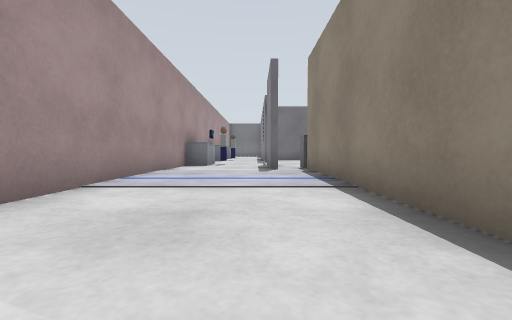
view 1 (above)

24 first-person views from a walk through a world built for the Gazebo simulator. The camera is 0.5 m above the floor, tilts 2° down and sees 90° across. The floor is counted in squares, 1 m on a side. Each view is taken from the middle of a square. On the plan, view 1 faces up. The plan holds only what a view shows up to about 9 squares ahead; the rest is blank. The place goes on beyond the plan. The robots in the file are not drawn.

view 2
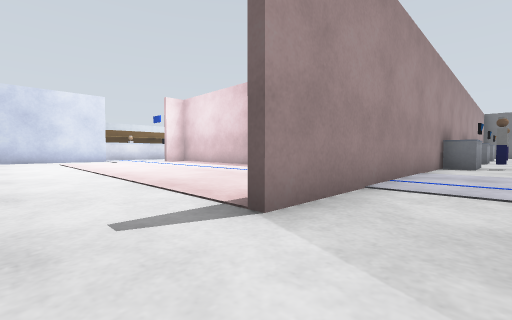

view 3
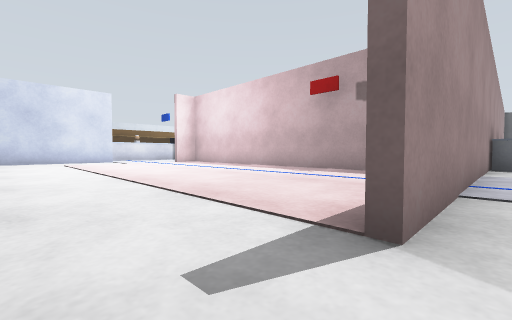

view 4
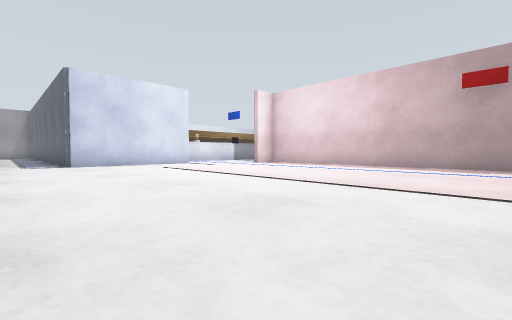

view 5
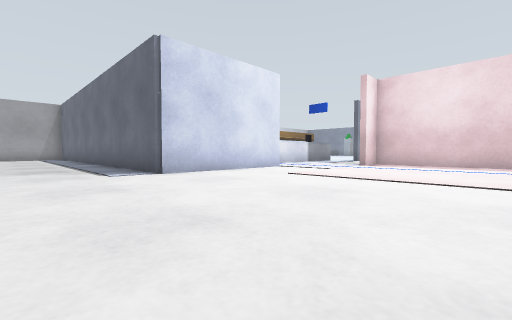

view 6
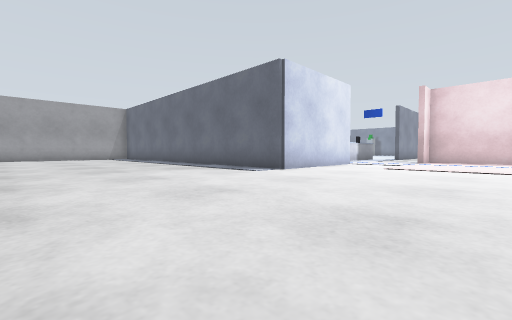

view 7
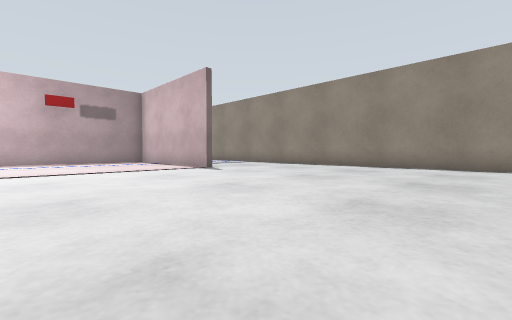

view 8
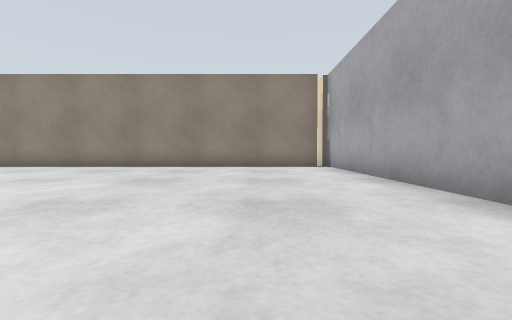

view 9
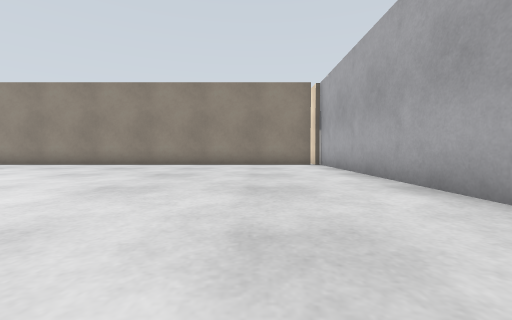

view 10
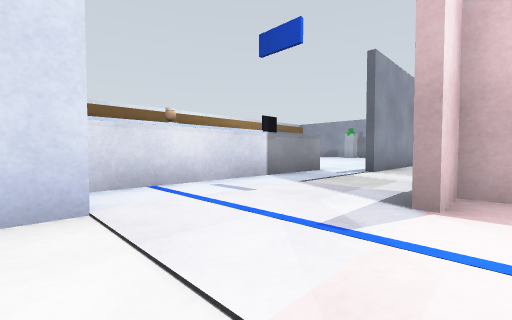

view 11
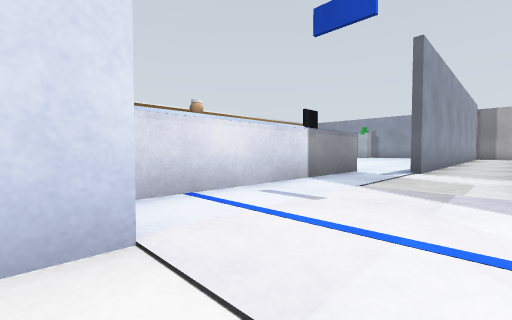

view 12
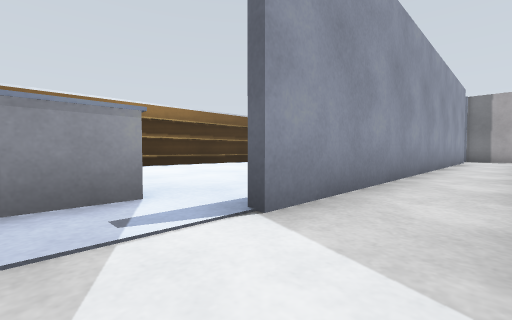

view 13
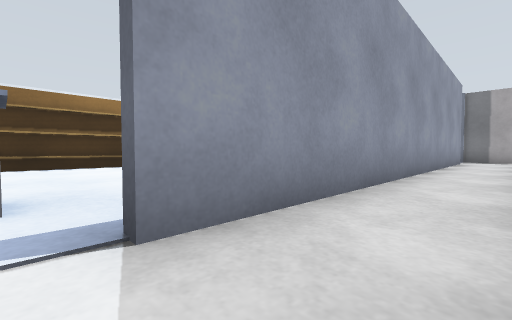

view 14
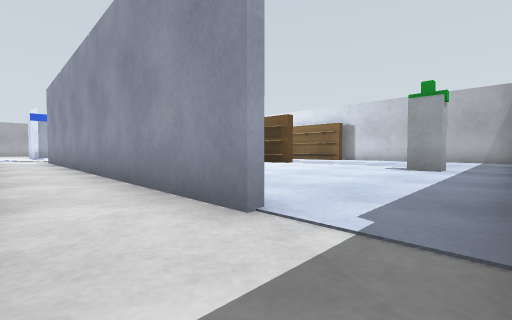

view 15
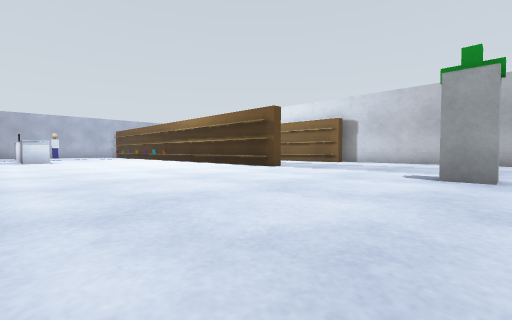

view 16
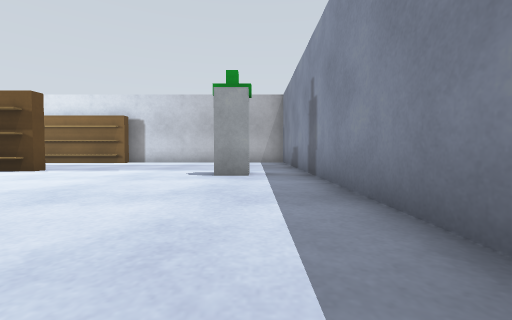

view 17
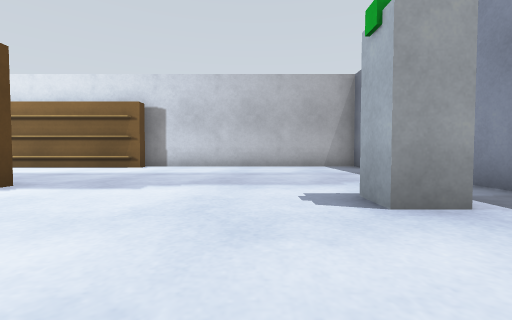

view 18
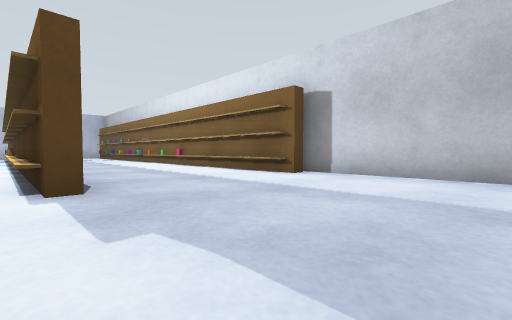

view 19
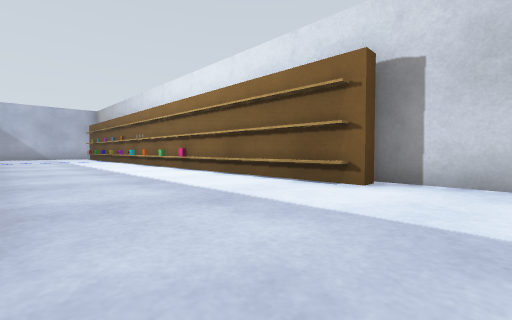

view 20
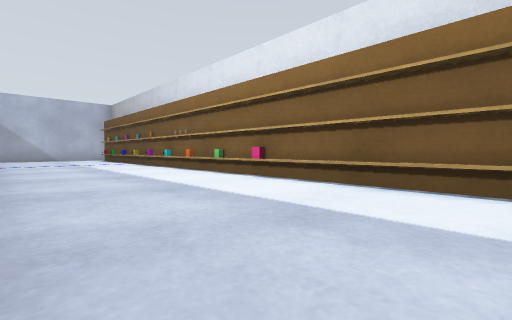

view 21
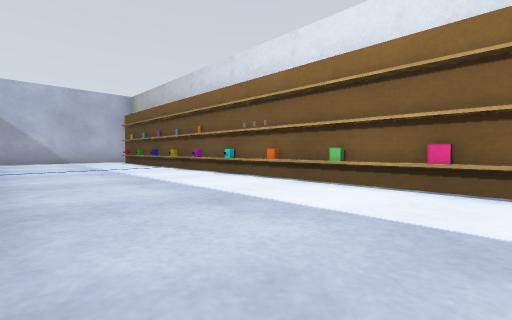

view 22
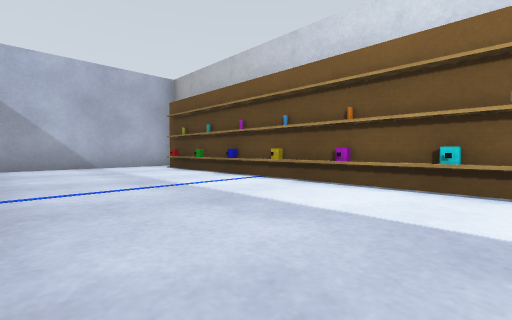

view 23
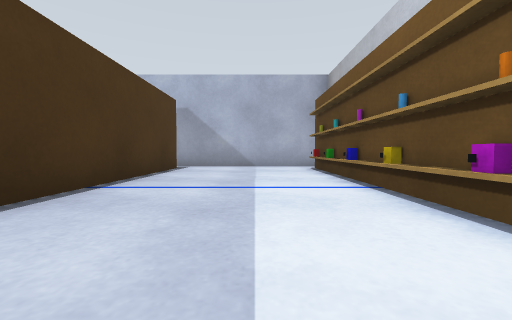

view 24
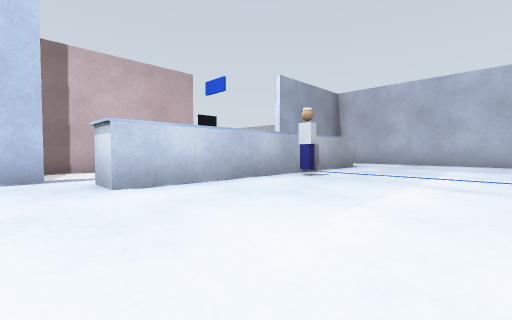

### Floor plan
Key: @ floor where view 1 was taken; # wall or solid block; . floor; B white box; C cart; E beige box; G green box; O other object.
Columns run from 27 left of view 1 to 2 right of it. Each row starts with its distance up from view 1.
 23 ############  .
 22 #.....G.......
 21 #.....GG....#.
 20 #...........#.
 19 #...........#.
 18 #...........#.
 17 #...........#.
 16  E....E.....#.
 15  E....E.....#..
 14  E....E.....#..
 13  E....E.....#..
 12  E....E.....#..          #.
 11  E....E.....#..          #.
 10  E....E.....#..          OO
  9  E....E....O...#         OO
  8  E....E....O...#        #..B
  7  E.... ....O..## #  ##  #..BCC
  6  E.... ....O..#.........#...#
  5  E.... ...OO............#...#
  4  E.... ....O............#...#
  3  E.... ....O#...........#...#
  2  E.... ....O#...........#...#
  1  E.... .....#...............#
  0  ..... .....#..............@#
 -1  ############...............#
 -2       ......................#
 -3       ............. ........#
 -4       ............  ........#
 -5      .............  ........#
 -6      ............. .........#
 -7                     ........#
 -8                      .......#
 -9                      ########

Where each view was taken, in squares from view 1:
view 1: 0 up, 0 right, facing up
view 2: 0 up, 1 left, facing up-left
view 3: 0 up, 2 left, facing up-left
view 4: 2 down, 5 left, facing up-left
view 5: 3 down, 9 left, facing up-left
view 6: 6 down, 10 left, facing up-left
view 7: 5 down, 7 left, facing up-right
view 8: 6 down, 7 left, facing right
view 9: 6 down, 8 left, facing right
view 10: 3 up, 12 left, facing up-left
view 11: 3 up, 13 left, facing up-left
view 12: 8 up, 13 left, facing up-left
view 13: 9 up, 13 left, facing up-left
view 14: 23 up, 13 left, facing down-left
view 15: 22 up, 15 left, facing down-left
view 16: 22 up, 15 left, facing left
view 17: 20 up, 18 left, facing left
view 18: 20 up, 21 left, facing down-left
view 19: 18 up, 22 left, facing down-left
view 20: 15 up, 22 left, facing down-left
view 21: 12 up, 22 left, facing down-left
view 22: 8 up, 22 left, facing down-left
view 23: 8 up, 24 left, facing down
view 24: 10 up, 20 left, facing down-right
